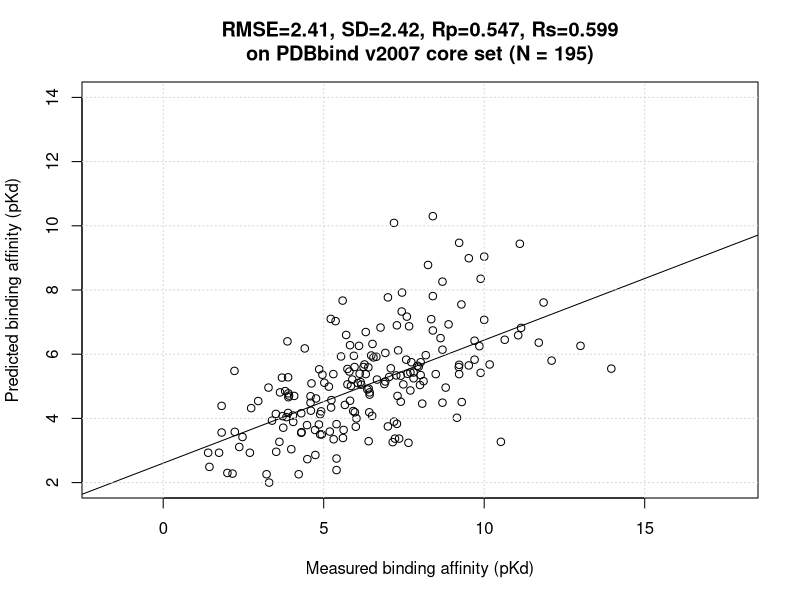

Generate this figure with R:
#!/usr/bin/env Rscript
iyp=read.csv('pdbbind2007-core-iyp.csv',check.names=F)
#pdf('pdbbind2007-core-iyp.pdf')
tiff('pdbbind2007-core-iyp.tiff',compress="lzw")
plot(iyp[,2], iyp[,3], asp=1, xlim=c(2,14), ylim=c(2,14), xlab="Measured binding affinity (pKd)", ylab="Predicted binding affinity (pKd)")
abline(lm(iyp[,3] ~ iyp[,2]))
grid()
n=nrow(iyp)
se=sum((iyp[3] - iyp[2])^2)
rmse=sqrt(se/n)
sdev=sqrt(se/(n-1))
pcor=cor(iyp[3], iyp[2], method="pearson")
scor=cor(iyp[3], iyp[2], method="spearman")
kcor=cor(iyp[3], iyp[2], method="kendall")
title(sprintf("RMSE=%.2f, SD=%.2f, Rp=%.3f, Rs=%.3f\non PDBbind v2007 core set (N = %d)", rmse, sdev, pcor, scor, n))
